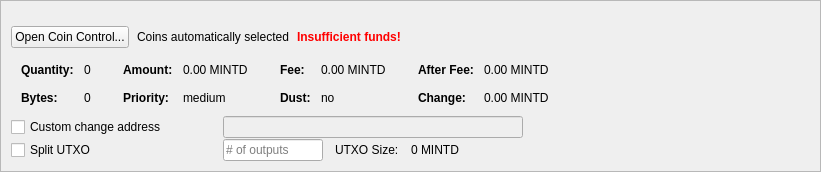
         <widget class="QFrame" name="frameCoinControl">
          <property name="sizePolicy">
           <sizepolicy hsizetype="Expanding" vsizetype="Expanding">
            <horstretch>0</horstretch>
            <verstretch>0</verstretch>
           </sizepolicy>
          </property>
          <property name="maximumSize">
           <size>
            <width>16777215</width>
            <height>16777215</height>
           </size>
          </property>
          <property name="frameShape">
           <enum>QFrame::StyledPanel</enum>
          </property>
          <property name="frameShadow">
           <enum>QFrame::Sunken</enum>
          </property>
          <layout class="QVBoxLayout" name="verticalLayoutCoinControl2">
           <property name="spacing">
            <number>0</number>
           </property>
           <property name="leftMargin">
            <number>0</number>
           </property>
           <property name="topMargin">
            <number>0</number>
           </property>
           <property name="rightMargin">
            <number>0</number>
           </property>
           <property name="bottomMargin">
            <number>0</number>
           </property>
           <item>
            <widget class="QFrame" name="frameCoinControl_BG">
             <layout class="QVBoxLayout" name="verticalLayoutCoinControl" stretch="0,0,0,0,0,0">
              <property name="spacing">
               <number>1</number>
              </property>
              <property name="leftMargin">
               <number>10</number>
              </property>
              <property name="topMargin">
               <number>10</number>
              </property>
              <item>
               <layout class="QHBoxLayout" name="horizontalLayoutCoinControl1">
                <property name="bottomMargin">
                 <number>15</number>
                </property>
                <item>
                 <layout class="QVBoxLayout" name="verticalLayout_3">
                  <property name="spacing">
                   <number>6</number>
                  </property>
                 </layout>
                </item>
               </layout>
              </item>
              <item>
               <layout class="QHBoxLayout" name="horizontalLayoutCoinControl2" stretch="0,0,0,0">
                <property name="spacing">
                 <number>8</number>
                </property>
                <property name="bottomMargin">
                 <number>10</number>
                </property>
                <item>
                 <widget class="QPushButton" name="pushButtonCoinControl">
                  <property name="sizePolicy">
                   <sizepolicy hsizetype="Minimum" vsizetype="Fixed">
                    <horstretch>0</horstretch>
                    <verstretch>0</verstretch>
                   </sizepolicy>
                  </property>
                  <property name="styleSheet">
                   <string notr="true"/>
                  </property>
                  <property name="text">
                   <string>Open Coin Control...</string>
                  </property>
                  <property name="autoDefault">
                   <bool>false</bool>
                  </property>
                 </widget>
                </item>
                <item>
                 <widget class="QLabel" name="labelCoinControlAutomaticallySelected">
                  <property name="text">
                   <string>Coins automatically selected</string>
                  </property>
                  <property name="margin">
                   <number>5</number>
                  </property>
                 </widget>
                </item>
                <item>
                 <widget class="QLabel" name="labelCoinControlInsuffFunds">
                  <property name="font">
                   <font>
                    <weight>75</weight>
                    <bold>true</bold>
                   </font>
                  </property>
                  <property name="styleSheet">
                   <string notr="true">color:red;font-weight:bold;</string>
                  </property>
                  <property name="text">
                   <string>Insufficient funds!</string>
                  </property>
                  <property name="margin">
                   <number>5</number>
                  </property>
                 </widget>
                </item>
                <item>
                 <spacer name="horizontalSpacerCoinControl">
                  <property name="orientation">
                   <enum>Qt::Horizontal</enum>
                  </property>
                  <property name="sizeHint" stdset="0">
                   <size>
                    <width>40</width>
                    <height>1</height>
                   </size>
                  </property>
                 </spacer>
                </item>
               </layout>
              </item>
              <item>
               <widget class="QWidget" name="widgetCoinControl" native="true">
                <property name="sizePolicy">
                 <sizepolicy hsizetype="Preferred" vsizetype="Preferred">
                  <horstretch>0</horstretch>
                  <verstretch>0</verstretch>
                 </sizepolicy>
                </property>
                <property name="minimumSize">
                 <size>
                  <width>0</width>
                  <height>0</height>
                 </size>
                </property>
                <property name="styleSheet">
                 <string notr="true"/>
                </property>
                <layout class="QHBoxLayout" name="horizontalLayoutCoinControl5">
                 <property name="leftMargin">
                  <number>0</number>
                 </property>
                 <property name="topMargin">
                  <number>0</number>
                 </property>
                 <property name="rightMargin">
                  <number>0</number>
                 </property>
                 <property name="bottomMargin">
                  <number>0</number>
                 </property>
                 <item>
                  <layout class="QHBoxLayout" name="horizontalLayoutCoinControl3" stretch="0,0,0,1">
                   <property name="spacing">
                    <number>20</number>
                   </property>
                   <property name="topMargin">
                    <number>0</number>
                   </property>
                   <property name="bottomMargin">
                    <number>10</number>
                   </property>
                   <item>
                    <layout class="QFormLayout" name="formLayoutCoinControl1">
                     <property name="horizontalSpacing">
                      <number>10</number>
                     </property>
                     <property name="verticalSpacing">
                      <number>14</number>
                     </property>
                     <property name="leftMargin">
                      <number>10</number>
                     </property>
                     <property name="topMargin">
                      <number>4</number>
                     </property>
                     <property name="rightMargin">
                      <number>6</number>
                     </property>
                     <item row="0" column="0">
                      <widget class="QLabel" name="labelCoinControlQuantityText">
                       <property name="font">
                        <font>
                         <weight>75</weight>
                         <bold>true</bold>
                        </font>
                       </property>
                       <property name="text">
                        <string>Quantity:</string>
                       </property>
                       <property name="margin">
                        <number>0</number>
                       </property>
                      </widget>
                     </item>
                     <item row="0" column="1">
                      <widget class="QLabel" name="labelCoinControlQuantity">
                       <property name="cursor">
                        <cursorShape>IBeamCursor</cursorShape>
                       </property>
                       <property name="contextMenuPolicy">
                        <enum>Qt::ActionsContextMenu</enum>
                       </property>
                       <property name="text">
                        <string notr="true">0</string>
                       </property>
                       <property name="margin">
                        <number>0</number>
                       </property>
                       <property name="textInteractionFlags">
                        <set>Qt::LinksAccessibleByMouse|Qt::TextSelectableByKeyboard|Qt::TextSelectableByMouse</set>
                       </property>
                      </widget>
                     </item>
                     <item row="1" column="0">
                      <widget class="QLabel" name="labelCoinControlBytesText">
                       <property name="font">
                        <font>
                         <weight>75</weight>
                         <bold>true</bold>
                        </font>
                       </property>
                       <property name="text">
                        <string>Bytes:</string>
                       </property>
                      </widget>
                     </item>
                     <item row="1" column="1">
                      <widget class="QLabel" name="labelCoinControlBytes">
                       <property name="cursor">
                        <cursorShape>IBeamCursor</cursorShape>
                       </property>
                       <property name="contextMenuPolicy">
                        <enum>Qt::ActionsContextMenu</enum>
                       </property>
                       <property name="text">
                        <string notr="true">0</string>
                       </property>
                       <property name="textInteractionFlags">
                        <set>Qt::LinksAccessibleByMouse|Qt::TextSelectableByKeyboard|Qt::TextSelectableByMouse</set>
                       </property>
                      </widget>
                     </item>
                    </layout>
                   </item>
                   <item>
                    <layout class="QFormLayout" name="formLayoutCoinControl2">
                     <property name="horizontalSpacing">
                      <number>10</number>
                     </property>
                     <property name="verticalSpacing">
                      <number>14</number>
                     </property>
                     <property name="leftMargin">
                      <number>6</number>
                     </property>
                     <property name="topMargin">
                      <number>4</number>
                     </property>
                     <property name="rightMargin">
                      <number>6</number>
                     </property>
                     <item row="0" column="0">
                      <widget class="QLabel" name="labelCoinControlAmountText">
                       <property name="font">
                        <font>
                         <weight>75</weight>
                         <bold>true</bold>
                        </font>
                       </property>
                       <property name="text">
                        <string>Amount:</string>
                       </property>
                       <property name="margin">
                        <number>0</number>
                       </property>
                      </widget>
                     </item>
                     <item row="0" column="1">
                      <widget class="QLabel" name="labelCoinControlAmount">
                       <property name="cursor">
                        <cursorShape>IBeamCursor</cursorShape>
                       </property>
                       <property name="contextMenuPolicy">
                        <enum>Qt::ActionsContextMenu</enum>
                       </property>
                       <property name="text">
                        <string notr="true">0.00 MINTD</string>
                       </property>
                       <property name="textInteractionFlags">
                        <set>Qt::LinksAccessibleByMouse|Qt::TextSelectableByKeyboard|Qt::TextSelectableByMouse</set>
                       </property>
                      </widget>
                     </item>
                     <item row="1" column="0">
                      <widget class="QLabel" name="labelCoinControlPriorityText">
                       <property name="font">
                        <font>
                         <weight>75</weight>
                         <bold>true</bold>
                        </font>
                       </property>
                       <property name="text">
                        <string>Priority:</string>
                       </property>
                      </widget>
                     </item>
                     <item row="1" column="1">
                      <widget class="QLabel" name="labelCoinControlPriority">
                       <property name="cursor">
                        <cursorShape>IBeamCursor</cursorShape>
                       </property>
                       <property name="contextMenuPolicy">
                        <enum>Qt::ActionsContextMenu</enum>
                       </property>
                       <property name="text">
                        <string>medium</string>
                       </property>
                       <property name="textInteractionFlags">
                        <set>Qt::LinksAccessibleByMouse|Qt::TextSelectableByKeyboard|Qt::TextSelectableByMouse</set>
                       </property>
                      </widget>
                     </item>
                    </layout>
                   </item>
                   <item>
                    <layout class="QFormLayout" name="formLayoutCoinControl3">
                     <property name="horizontalSpacing">
                      <number>10</number>
                     </property>
                     <property name="verticalSpacing">
                      <number>14</number>
                     </property>
                     <property name="leftMargin">
                      <number>6</number>
                     </property>
                     <property name="topMargin">
                      <number>4</number>
                     </property>
                     <property name="rightMargin">
                      <number>6</number>
                     </property>
                     <item row="0" column="0">
                      <widget class="QLabel" name="labelCoinControlFeeText">
                       <property name="font">
                        <font>
                         <weight>75</weight>
                         <bold>true</bold>
                        </font>
                       </property>
                       <property name="text">
                        <string>Fee:</string>
                       </property>
                       <property name="margin">
                        <number>0</number>
                       </property>
                      </widget>
                     </item>
                     <item row="0" column="1">
                      <widget class="QLabel" name="labelCoinControlFee">
                       <property name="cursor">
                        <cursorShape>IBeamCursor</cursorShape>
                       </property>
                       <property name="contextMenuPolicy">
                        <enum>Qt::ActionsContextMenu</enum>
                       </property>
                       <property name="text">
                        <string notr="true">0.00 MINTD</string>
                       </property>
                       <property name="textInteractionFlags">
                        <set>Qt::LinksAccessibleByMouse|Qt::TextSelectableByKeyboard|Qt::TextSelectableByMouse</set>
                       </property>
                      </widget>
                     </item>
                     <item row="1" column="0">
                      <widget class="QLabel" name="labelCoinControlLowOutputText">
                       <property name="font">
                        <font>
                         <weight>75</weight>
                         <bold>true</bold>
                        </font>
                       </property>
                       <property name="text">
                        <string>Dust:</string>
                       </property>
                      </widget>
                     </item>
                     <item row="1" column="1">
                      <widget class="QLabel" name="labelCoinControlLowOutput">
                       <property name="cursor">
                        <cursorShape>IBeamCursor</cursorShape>
                       </property>
                       <property name="contextMenuPolicy">
                        <enum>Qt::ActionsContextMenu</enum>
                       </property>
                       <property name="text">
                        <string>no</string>
                       </property>
                       <property name="textInteractionFlags">
                        <set>Qt::LinksAccessibleByMouse|Qt::TextSelectableByKeyboard|Qt::TextSelectableByMouse</set>
                       </property>
                      </widget>
                     </item>
                    </layout>
                   </item>
                   <item>
                    <layout class="QFormLayout" name="formLayoutCoinControl4">
                     <property name="horizontalSpacing">
                      <number>10</number>
                     </property>
                     <property name="verticalSpacing">
                      <number>14</number>
                     </property>
                     <property name="leftMargin">
                      <number>6</number>
                     </property>
                     <property name="topMargin">
                      <number>4</number>
                     </property>
                     <property name="rightMargin">
                      <number>6</number>
                     </property>
                     <item row="0" column="0">
                      <widget class="QLabel" name="labelCoinControlAfterFeeText">
                       <property name="font">
                        <font>
                         <weight>75</weight>
                         <bold>true</bold>
                        </font>
                       </property>
                       <property name="text">
                        <string>After Fee:</string>
                       </property>
                       <property name="margin">
                        <number>0</number>
                       </property>
                      </widget>
                     </item>
                     <item row="0" column="1">
                      <widget class="QLabel" name="labelCoinControlAfterFee">
                       <property name="cursor">
                        <cursorShape>IBeamCursor</cursorShape>
                       </property>
                       <property name="contextMenuPolicy">
                        <enum>Qt::ActionsContextMenu</enum>
                       </property>
                       <property name="text">
                        <string notr="true">0.00 MINTD</string>
                       </property>
                       <property name="textInteractionFlags">
                        <set>Qt::LinksAccessibleByMouse|Qt::TextSelectableByKeyboard|Qt::TextSelectableByMouse</set>
                       </property>
                      </widget>
                     </item>
                     <item row="1" column="0">
                      <widget class="QLabel" name="labelCoinControlChangeText">
                       <property name="font">
                        <font>
                         <weight>75</weight>
                         <bold>true</bold>
                        </font>
                       </property>
                       <property name="text">
                        <string>Change:</string>
                       </property>
                      </widget>
                     </item>
                     <item row="1" column="1">
                      <widget class="QLabel" name="labelCoinControlChange">
                       <property name="cursor">
                        <cursorShape>IBeamCursor</cursorShape>
                       </property>
                       <property name="contextMenuPolicy">
                        <enum>Qt::ActionsContextMenu</enum>
                       </property>
                       <property name="text">
                        <string notr="true">0.00 MINTD</string>
                       </property>
                       <property name="textInteractionFlags">
                        <set>Qt::LinksAccessibleByMouse|Qt::TextSelectableByKeyboard|Qt::TextSelectableByMouse</set>
                       </property>
                      </widget>
                     </item>
                    </layout>
                   </item>
                  </layout>
                 </item>
                </layout>
               </widget>
              </item>
              <item>
               <layout class="QHBoxLayout" name="horizontalLayoutCoinControl4">
                <property name="spacing">
                 <number>12</number>
                </property>
                <property name="sizeConstraint">
                 <enum>QLayout::SetDefaultConstraint</enum>
                </property>
                <property name="topMargin">
                 <number>0</number>
                </property>
                <property name="rightMargin">
                 <number>0</number>
                </property>
                <item>
                 <widget class="QCheckBox" name="checkBoxCoinControlChange">
                  <property name="sizePolicy">
                   <sizepolicy hsizetype="Preferred" vsizetype="Preferred">
                    <horstretch>0</horstretch>
                    <verstretch>0</verstretch>
                   </sizepolicy>
                  </property>
                  <property name="minimumSize">
                   <size>
                    <width>200</width>
                    <height>0</height>
                   </size>
                  </property>
                  <property name="maximumSize">
                   <size>
                    <width>200</width>
                    <height>16777215</height>
                   </size>
                  </property>
                  <property name="toolTip">
                   <string>If this is activated, but the change address is empty or invalid, change will be sent to a newly generated address.</string>
                  </property>
                  <property name="text">
                   <string>Custom change address</string>
                  </property>
                 </widget>
                </item>
                <item>
                 <widget class="QValidatedLineEdit" name="lineEditCoinControlChange">
                  <property name="enabled">
                   <bool>false</bool>
                  </property>
                  <property name="sizePolicy">
                   <sizepolicy hsizetype="Preferred" vsizetype="Preferred">
                    <horstretch>0</horstretch>
                    <verstretch>0</verstretch>
                   </sizepolicy>
                  </property>
                  <property name="minimumSize">
                   <size>
                    <width>300</width>
                    <height>0</height>
                   </size>
                  </property>
                 </widget>
                </item>
                <item>
                 <widget class="QLabel" name="labelCoinControlChangeLabel">
                  <property name="sizePolicy">
                   <sizepolicy hsizetype="Preferred" vsizetype="Preferred">
                    <horstretch>0</horstretch>
                    <verstretch>0</verstretch>
                   </sizepolicy>
                  </property>
                  <property name="minimumSize">
                   <size>
                    <width>100</width>
                    <height>0</height>
                   </size>
                  </property>
                  <property name="text">
                   <string/>
                  </property>
                  <property name="margin">
                   <number>3</number>
                  </property>
                 </widget>
                </item>
               </layout>
              </item>
              <item>
               <layout class="QHBoxLayout" name="horizontalLayoutCoinControl6">
                <property name="spacing">
                 <number>12</number>
                </property>
                <property name="rightMargin">
                 <number>0</number>
                </property>
                <item>
                 <widget class="QCheckBox" name="splitBlockCheckBox">
                  <property name="sizePolicy">
                   <sizepolicy hsizetype="Preferred" vsizetype="Preferred">
                    <horstretch>0</horstretch>
                    <verstretch>0</verstretch>
                   </sizepolicy>
                  </property>
                  <property name="minimumSize">
                   <size>
                    <width>200</width>
                    <height>0</height>
                   </size>
                  </property>
                  <property name="maximumSize">
                   <size>
                    <width>200</width>
                    <height>16777215</height>
                   </size>
                  </property>
                  <property name="text">
                   <string>Split UTXO</string>
                  </property>
                 </widget>
                </item>
                <item>
                 <widget class="QLineEdit" name="splitBlockLineEdit">
                  <property name="sizePolicy">
                   <sizepolicy hsizetype="Preferred" vsizetype="Preferred">
                    <horstretch>50</horstretch>
                    <verstretch>0</verstretch>
                   </sizepolicy>
                  </property>
                  <property name="minimumSize">
                   <size>
                    <width>100</width>
                    <height>0</height>
                   </size>
                  </property>
                  <property name="maximumSize">
                   <size>
                    <width>100</width>
                    <height>16777215</height>
                   </size>
                  </property>
                  <property name="placeholderText">
                   <string># of outputs</string>
                  </property>
                 </widget>
                </item>
                <item>
                 <widget class="QLabel" name="labelBlockSizeText">
                  <property name="text">
                   <string>UTXO Size:</string>
                  </property>
                 </widget>
                </item>
                <item>
                 <widget class="QLabel" name="labelBlockSize">
                  <property name="text">
                   <string>0 MINTD</string>
                  </property>
                 </widget>
                </item>
                <item>
                 <spacer name="horizontalSpacer_7">
                  <property name="orientation">
                   <enum>Qt::Horizontal</enum>
                  </property>
                  <property name="sizeHint" stdset="0">
                   <size>
                    <width>40</width>
                    <height>20</height>
                   </size>
                  </property>
                 </spacer>
                </item>
               </layout>
              </item>
              <item>
               <spacer name="verticalSpacerCoinControl">
                <property name="orientation">
                 <enum>Qt::Vertical</enum>
                </property>
                <property name="sizeHint" stdset="0">
                 <size>
                  <width>800</width>
                  <height>1</height>
                 </size>
                </property>
               </spacer>
              </item>
             </layout>
            </widget>
           </item>
          </layout>
         </widget>
